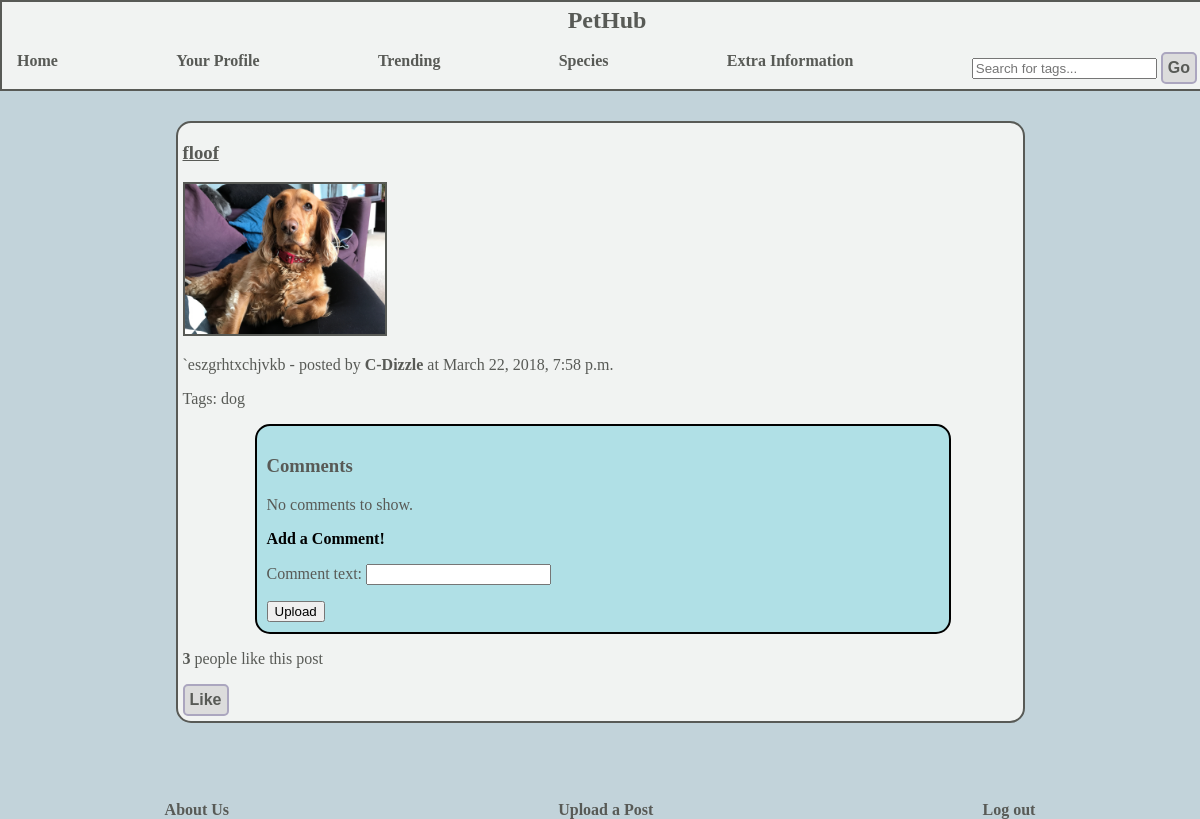
Screenshot of /pethub/add-comment/215/ (signed in) with the database file from the repository.
### pethub/models.py (models this page shows, shortened)
class Post(models.Model):
    title = models.CharField(max_length=100, default="")
    liked_users =  models.ManyToManyField(User, related_name="liked",default=None)
    likes = models.IntegerField(default=0)
    description = models.CharField(max_length=300,default="")
    picture = models.ImageField(upload_to="post_images",blank=True)
    upload_date = models.DateTimeField(auto_now_add=True)
    tags = TaggableManager(blank=True)
    user = models.ForeignKey(User, null=True)

### pethub/views.py (the view)
# urls.py: url(r'^add-comment/(?P<post_id>\d+)/$', views.add_comment, name = 'add_comment'),
@login_required
def add_comment(request,post_id):
    uploaded = False
    post = Post.objects.get(id=post_id)
    if request.method == "POST":
            comment_form = CommentForm(data=request.POST)
            if comment_form.is_valid():
                comment = comment_form.save(commit=False)
                comment.user = request.user
                comment.post = post
                comment.save()
                uploaded = True
            else:
                print(comment_form.errors,comment_form.errors)
    else:
        comment_form = CommentForm()
    context_dict = {'comment_form': comment_form,
                       'uploaded': uploaded,
                    'post' : post,}
    return render(request, 'pethub/add-comment.html', context_dict)

### pethub/forms.py
class CommentForm(forms.ModelForm):
    class Meta:
        model = Comment
        fields = ('comment_text',)

### templates/pethub/add-comment.html (shortened to what this page needs)
{% extends "pethub/base.html" %}
{% load staticfiles %}
{% block body_block %}
<div id="add_comment_box">
<div >
<div class="post_container">
				<div class="post_title">
					<h3>{{post.title}}</h3>
				</div>
			{% if post.picture %}
				<div class="post_image">
					<img width="200px" height="auto" src="{{ MEDIA_URL }}{{post.picture}}" alt="Post image">
				</div>
			{% endif %}
			<div class="post_description"/>
				<p>{{post.description}} - posted by <a href="{% url 'user_profile' %}{{ post.user.username }}">{{post.user.username}}</a> at {{post.upload_date}}</p>
			</div>
			<div class="post_tags">
				<p>Tags:
								{% if not post.tags.all %}
									No tags assigned
								{% else %}
									{% for tag in post.tags.all %}
											{{ tag.name }}
									{% endfor %}
								{% endif %}
				</p>
			</div>
					<div class="comments_container">
					<h3>Comments</h3>
						{% if post.comments.all %}
							{% for comment in post.comments.all %}
								<p>- {{comment.comment_text}} - posted by <a href="{% url 'user_profile' %}{{ post.user.username }}">{{comment.user.username}}</a> at {{comment.upload_date}}</p></br>
							{% endfor %}
						{% else %}
							<p>No comments to show.</p>
						{% endif %}
						<strong>Add a Comment!</strong>
						<form id="add_comment_form" method="post" action="{% url 'add_comment' %}{{ post.id }}/"
					enctype="multipart/form-data">
									{{ comment_form.as_p }}
							<input type="submit" name="submit" value="Upload" />
						</form>
					</div>
					<div class="post_likes"/>
						<p>
							<strong class="like_count" data-postid="{{post.id}}">{{post.likes}}</strong> people like this post
						</p>
					</div>
									{% if user.is_authenticated %}
										<button class="likes-button" data-postid="{{post.id}}"
																	class="btn btn-primary btn-sm" type="button">Like</button>
									{% endif %}
					</div>
	<br />
</div>
{% endblock %}

### static/css/styles.css (style rules this page uses)
body { background-color: #C2D3DA; margin: 0; }
p { font-family: Verdana; font-size: 16; color: #585A56; }
h3 { font-family: Verdana; color: #585A56; }
a { font-family: Verdana; font-size: 20; text-decoration: none; color: #585A56; font-weight: bolder; }
.post_container { position: relative; width: 70%; border-style: solid; border-width: 2px; border-color: #585A56; margin: 0 auto; padding-left: 5px; padding-bottom: 5px; margin-bottom: 10px; border-radius: 15px; background-color: #F1F3F2; }
.post_title h3 { text-decoration: underline; color: #585A56; }
.post_image img { border-style: solid; border-width: 2px; border-color: #585A56; }
.post_description { font-family: Verdana; font-size: 16; color: #585A56; }
.post_tags { font-size: 14; font-family: Verdana; color: #585A56; }
.comments_container { width: 80%; background-color: #b0e0e6; border-style: solid; border-width: 2px; border-radius: 15px; margin: 0 auto; padding: 10px; }
button { border-color: #ABA6BF; border-style: solid; border-width: 2px; border-radius: 5px; padding: 5px; background-color: #DCDCDC; text-align: centre; color: #585A56; font-size: 16px; font-weight: bolder; }

### rows the page displays
Post: title "floof", picture (picture), description "`eszgrhtxchjvkb", user.username "C-Dizzle", upload_date "March 22, 2018, 7:58 p.m.", likes "3"
Tag: name "dog"
